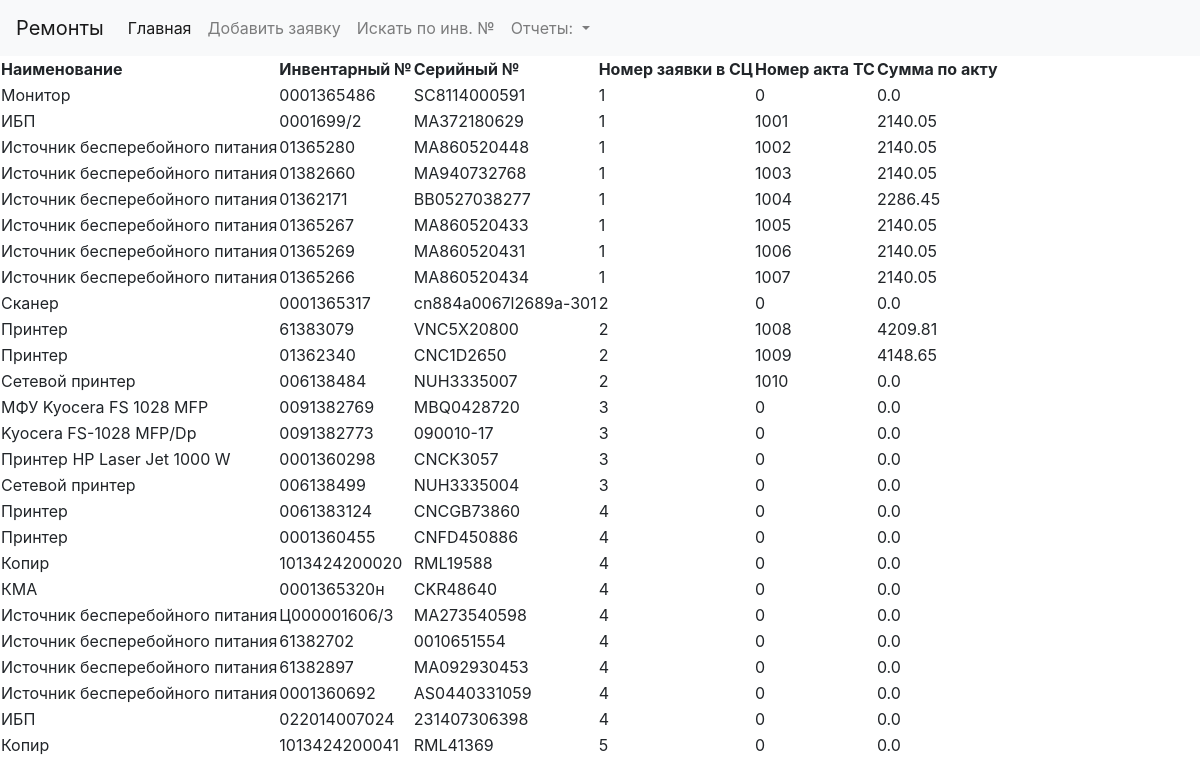
Page /reportservice on the committed database.
### akts/models.py (models this page shows)
class Tickets(db.Model):
    id = db.Column(db.Integer, primary_key=True)
    localticket = db.Column(db.Integer)
    hotlineticket = db.Column(db.Integer)
    aktco7mode = db.Column(db.Integer)
    aktco7changedate = db.Column(db.Date)
    aktco7date = db.Column(db.Date)
    aktco8mode = db.Column(db.Integer)
    aktco8changedate = db.Column(db.Date)
    aktco8date = db.Column(db.Date)
    aktco41mode = db.Column(db.Integer)
    aktco42mode = db.Column(db.Integer)
    lowcourtcode = db.Column(db.String(8))
    serviceprovider = db.Column(db.Integer)
    serviceproviderdate = db.Column(db.Date)
    location = db.Column(db.Integer)
    locationdate = db.Column(db.Date)
    name = db.Column(db.String(50))
    inventnumder = db.Column(db.String(12))
    serialnumber = db.Column(db.String(12))
    serviceticket = db.Column(db.Integer)
    serviceakt = db.Column(db.Integer)
    serviceprice =  db.Column(db.Float)
    remark = db.Column(db.String(50))
    warranty = db.Column(db.Boolean)
    dead = db.Column(db.Boolean)
    def serviceticketList(self):
        query = Tickets.query.with_entities(Tickets.serviceticket).filter(Tickets.serviceticket != 0).order_by(
            Tickets.serviceticket).group_by(Tickets.serviceticket).all()
        return [x.serviceticket for x in query]
    def tiketsByTicket(self, serviceticket, serviceprovider):
        query = Tickets.query.filter((Tickets.serviceticket == serviceticket) and (Tickets.serviceprovider == serviceprovider)).order_by(
            Tickets.serviceakt).all()
        return [{'name': x.name ,
                  'inventnumder': x.inventnumder,
                  'serialnumber': x.serialnumber,
                  'serviceticket': x.serviceticket,
                  'serviceakt': x.serviceakt,
                  'serviceprice': x.serviceprice} for x in query]

### akts/views.py (the view)
@app.route('/reportservice')
def reportservice():
    tickets = models.Tickets()
    result = []  # Полный список заявок в СЦ для вывода в HTML
    resultsum = []
    resultsumall = 0
    slist = tickets.serviceticketList()
    for item in slist:
        stlist = tickets.tiketsByTicket(item, 8)
        summa = 0
        for s in stlist:
            result.append(s)
            summa += s['serviceprice']
        resultsumall += summa
        resultsum.append({'serviceticket': item, 'summa': summa})
    return render_template('reportservice.html',result = result, resultsum = resultsum, resultsumall = resultsumall)

### akts/templates/reportservice.html
{% extends "base.html" %}
{% block content %}
    <table>
        <tr><th>Наименование</th><th>Инвентарный №</th><th>Серийный №</th><th>Номер заявки в СЦ</th><th>Номер акта ТС</th><th>Сумма по акту</th></tr>
        {% for list in result %}
            <tr><td>{{ list.name }} </td>
                <td>{{ list.inventnumder }} </td>
                <td>{{ list.serialnumber }} </td>
                <td>{{ list.serviceticket }} </td>
                <td>{{ list.serviceakt }} </td>
                <td>{{ list.serviceprice }} </td></tr>
        {% endfor %}
    </table>
{% endblock %}

### akts/templates/base.html (shortened to what this page needs)
<!DOCTYPE html>
<html lang="en">
<head>
    <link rel="stylesheet" href="https://maxcdn.bootstrapcdn.com/bootstrap/4.0.0/css/bootstrap.min.css">
</head>
<body>
    <nav class="navbar navbar-expand-lg navbar-light bg-light">
        <a class="navbar-brand" href="#">Ремонты</a>
        <div class="collapse navbar-collapse" id="navbarNavDropdown">
            <ul class="navbar-nav">
            <li class="nav-item active">
                <a class="nav-link" href="{{ url_for('list') }}">Главная <span class="sr-only">(current)</span></a>
            </li>
            <li class="nav-item">
                <a class="nav-link" href="{{ url_for('add') }}">Добавить заявку</a>
            </li>
            <li class="nav-item">
                <a class="nav-link" href="{{ url_for('seek') }}">Искать по инв. №</a>
            </li>
            <li class="nav-item dropdown">
                <a class="nav-link dropdown-toggle" href="#" id="navbarDropdownMenuLink" data-toggle="dropdown" aria-haspopup="true" aria-expanded="false">
                Отчеты:
                </a>
            </li>
            </ul>
        </div>
    </nav>
    {% block content %} {% endblock %}
</body>
</html>

### rows in the picture
Tickets: name "Монитор", inventnumder "0001365486", serialnumber "SC8114000591", serviceticket "1", serviceakt "0", serviceprice "0.0"
Tickets: name "ИБП", inventnumder "0001699/2", serialnumber "MA372180629", serviceticket "1", serviceakt "1001", serviceprice "2140.05"
Tickets: name "Источник бесперебойного питания", inventnumder "01365280", serialnumber "MA860520448", serviceticket "1", serviceakt "1002", serviceprice "2140.05"
Tickets: name "Источник бесперебойного питания", inventnumder "01382660", serialnumber "MA940732768", serviceticket "1", serviceakt "1003", serviceprice "2140.05"
Tickets: name "Источник бесперебойного питания", inventnumder "01362171", serialnumber "BB0527038277", serviceticket "1", serviceakt "1004", serviceprice "2286.45"
Tickets: name "Источник бесперебойного питания", inventnumder "01365267", serialnumber "MA860520433", serviceticket "1", serviceakt "1005", serviceprice "2140.05"
Tickets: name "Источник бесперебойного питания", inventnumder "01365269", serialnumber "MA860520431", serviceticket "1", serviceakt "1006", serviceprice "2140.05"
Tickets: name "Источник бесперебойного питания", inventnumder "01365266", serialnumber "MA860520434", serviceticket "1", serviceakt "1007", serviceprice "2140.05"
Tickets: name "Сканер", inventnumder "0001365317", serialnumber "cn884a0067l2689a-301", serviceticket "2", serviceakt "0", serviceprice "0.0"
Tickets: name "Принтер", inventnumder "61383079", serialnumber "VNC5X20800", serviceticket "2", serviceakt "1008", serviceprice "4209.81"
Tickets: name "Принтер", inventnumder "01362340", serialnumber "CNC1D2650", serviceticket "2", serviceakt "1009", serviceprice "4148.65"
Tickets: name "Сетевой принтер", inventnumder "006138484", serialnumber "NUH3335007", serviceticket "2", serviceakt "1010", serviceprice "0.0"
Tickets: name "МФУ Kyocera FS 1028 MFP", inventnumder "0091382769", serialnumber "MBQ0428720", serviceticket "3", serviceakt "0", serviceprice "0.0"
Tickets: name "Kyocera FS-1028 MFP/Dp", inventnumder "0091382773", serialnumber "090010-17", serviceticket "3", serviceakt "0", serviceprice "0.0"
Tickets: name "Принтер HP Laser Jet 1000 W", inventnumder "0001360298", serialnumber "CNCK3057", serviceticket "3", serviceakt "0", serviceprice "0.0"
Tickets: name "Сетевой принтер", inventnumder "006138499", serialnumber "NUH3335004", serviceticket "3", serviceakt "0", serviceprice "0.0"
Tickets: name "Принтер", inventnumder "0061383124", serialnumber "CNCGB73860", serviceticket "4", serviceakt "0", serviceprice "0.0"
Tickets: name "Принтер", inventnumder "0001360455", serialnumber "CNFD450886", serviceticket "4", serviceakt "0", serviceprice "0.0"
Tickets: name "Копир", inventnumder "1013424200020", serialnumber "RML19588", serviceticket "4", serviceakt "0", serviceprice "0.0"
Tickets: name "КМА", inventnumder "0001365320н", serialnumber "CKR48640", serviceticket "4", serviceakt "0", serviceprice "0.0"
Tickets: name "Источник бесперебойного питания", inventnumder "Ц000001606/3", serialnumber "MA273540598", serviceticket "4", serviceakt "0", serviceprice "0.0"
Tickets: name "Источник бесперебойного питания", inventnumder "61382702", serialnumber "0010651554", serviceticket "4", serviceakt "0", serviceprice "0.0"
Tickets: name "Источник бесперебойного питания", inventnumder "61382897", serialnumber "MA092930453", serviceticket "4", serviceakt "0", serviceprice "0.0"
Tickets: name "Источник бесперебойного питания", inventnumder "0001360692", serialnumber "AS0440331059", serviceticket "4", serviceakt "0", serviceprice "0.0"
Tickets: name "ИБП", inventnumder "022014007024", serialnumber "231407306398", serviceticket "4", serviceakt "0", serviceprice "0.0"
Tickets: name "Копир", inventnumder "1013424200041", serialnumber "RML41369", serviceticket "5", serviceakt "0", serviceprice "0.0"
